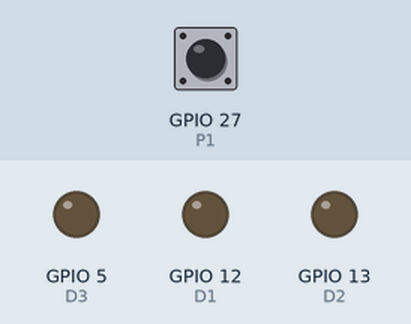
Recording of a sketch running on a simulated ESP32. Shown: output pins drawn as LEDs (lit = HIGH). The inputs (shaded band) are chosen by the test bench; at power-on: GPIO 27 (P1) HIGH. Pins used as bus, display or sensor lines are not drawn.

Above: at 1.2 s.
1.3 s: GPIO 27 (P1) pulled LOW for 0.15 s
At 1.6 s:
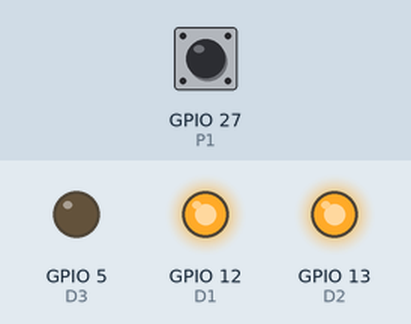
At 3.0 s:
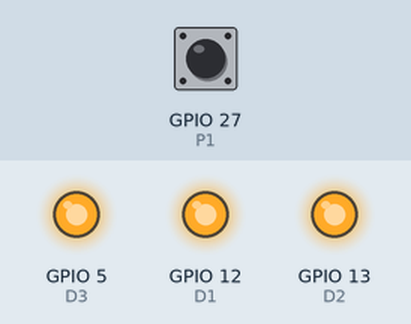
4.4 s: GPIO 27 (P1) pulled LOW for 3.2 s
At 7.65 s:
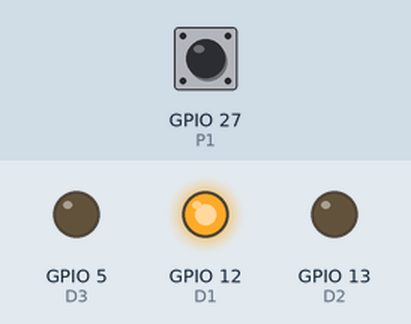
Timing chart, 0 to 14.3 s (numbered marks = the images above; inputs shaded):
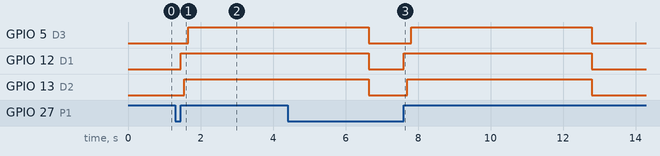

The sketch:

S01_Escalera.ino.ino
```cpp
//Titulo: S01_Escalera.ino
//Autor: Gabriel Bravo Eguren - T31A

#define D1 12
#define D2 13
#define D3 5
#define D4 23

#define P1 27

unsigned long t1;
long waiter;

bool p1pressed = false;
byte d1status = 0;
byte d2status = 0;
byte d3status = 0;
byte d4status = 0;

void setup()
{
  pinMode(D1, OUTPUT);
  pinMode(D2, OUTPUT);
  pinMode(D3, OUTPUT);
  pinMode(D4, OUTPUT);

  pinMode(P1, INPUT_PULLUP);

  waiter = 0;
}

void loop()
{
  if(!digitalRead(P1)) p1pressed = true;

  if(digitalRead(P1) && p1pressed)
  {
    p1pressed = false;
    waiter = 5000;
    t1 = millis();
  }

  if(waiter > 0)
  {
    waiter -= millis() - t1;
    t1 = millis();

    if(waiter <= 5000) d1status = 1;
    if(waiter <= 4900) d2status = 1;
    if(waiter <= 4800) d3status = 1;
    if(waiter <= 4700) d4status = 1;
  }
  else
  {
    d1status = 0;
    d2status = 0;
    d3status = 0;
    d4status = 0;
  }

  digitalWrite(D1, d1status);
  digitalWrite(D2, d2status);
  digitalWrite(D3, d3status);
  digitalWrite(D4, d4status);
}
```

Measured:
- after the input at 1.3 s, GPIO 5 (D3): LOW → HIGH after 0.36 s; GPIO 12 (D1): LOW → HIGH after 0.15 s; GPIO 13 (D2): LOW → HIGH after 0.25 s
